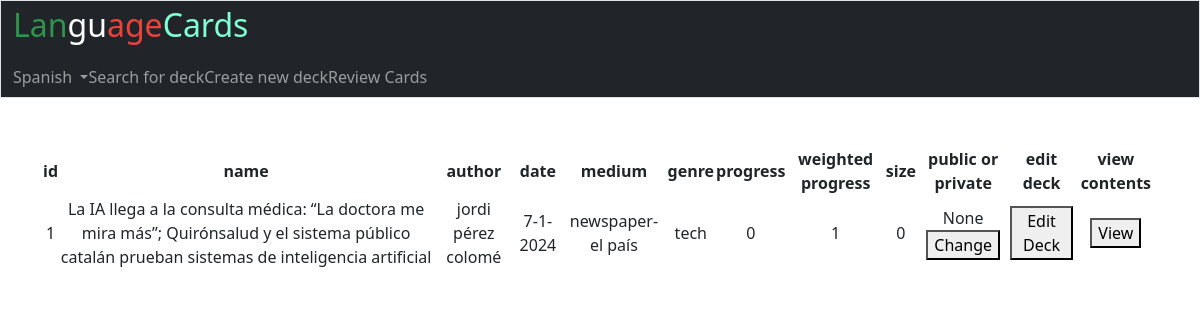
Page / (signed in) on the earlier database version.
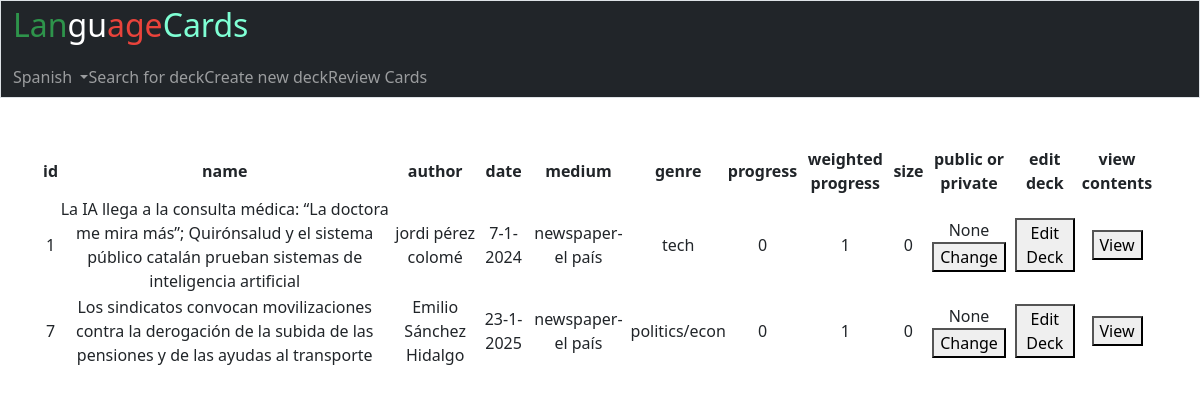
Same page on the later database version.
### tables this page shows
CREATE TABLE users_to_decks (
user_id INT, 
deck_id INT
, "progress"	INTEGER, "order"	INTEGER, "weighted"	INTEGER);

CREATE TABLE decks (deck_id INTEGER PRIMARY KEY, language TEXT, name TEXT, author TEXT, date TEXT,
medium TEXT, genre TEXT, size INTEGER, creator_id INTEGER, public TEXT);

### app.py (the view)
@app.route("/")
@login_required
def index():
    update()
    db.execute(
    """SELECT * FROM decks JOIN users_to_decks ON decks.deck_id = users_to_decks.deck_id
    WHERE user_id = ? AND decks.language = ?"""
    , (session["user_id"], session["language"]))
    decks = db.fetchall()
    for deck in decks:
        db.execute("""SELECT COUNT (*) FROM user_progress WHERE state = "learning" OR state = "learned" AND user_id = ?
        AND word_id IN (SELECT word_id FROM deck_contents WHERE deck_id = ?)""",
        (session["user_id"], deck[9]))
        known = db.fetchall()[0][0]
        db.execute("""SELECT SUM (frequency) FROM user_progress
        WHERE user_id = ? AND word_id IN
        (SELECT word_id FROM deck_contents WHERE deck_id = ?)""", (session["user_id"], deck[0]))
        frequency = db.fetchall()[0][0]
        if frequency is None:
            frequency = 1
        db.execute ("""SELECT SUM (frequency) FROM user_progress
        WHERE state = "learning" OR state = "learned" AND user_id = ? AND word_id IN
        (SELECT word_id FROM deck_contents WHERE deck_id = ?)""", (session["user_id"], deck[0]))
        weighted = db.fetchall()[0][0]
        if weighted is None:
            weighted = 1
        db.execute("""UPDATE users_to_decks SET progress = ?, weighted = ?
        WHERE deck_id = ? AND user_id = ?""", (known/deck[8], weighted/frequency,deck[0], session["user_id"]))
        con.commit()
    db.execute ("SELECT deck_order FROM users WHERE id = ?",(session["user_id"],))
    order = db.fetchall()[0][0]
    db.execute("SELECT * FROM decks JOIN users_to_decks ON decks.deck_id = users_to_decks.deck_id WHERE user_id = ? ORDER BY ?", (session["user_id"], order))
    display = db.fetchall()
    return render_template ("mainpage.html", display = display, user = session["user_id"])

### helpers.py (called while the page is built)
def login_required(f):
    @wraps(f)
    def decorated_function(*args, **kwargs):
        if session.get("user_id") is None:
            return redirect("/login")
        return f(*args, **kwargs)
    return decorated_function

def update():
    db.execute ("SELECT time FROM users WHERE id = ?", (session["user_id"],))
    try:
        last = date(db.fetchall()[0][0])
    except TypeError:
        last = 0
    session["datetime"] = datetime.now().timestamp()
    if last != date.today():
        for language in languages:
            session.update({f"{language}":{"new_seen":0, "reviewed":0}})
    db.execute("""SELECT COUNT (*) FROM user_progress
    WHERE due < ? AND user_id = ? AND word_id IN
    (SELECT id FROM words WHERE language = ?)"""
    , (session["datetime"], session["user_id"], session["language"]))
    session[session["language"]]["review_count"] = db.fetchall()
    db.execute("SELECT * FROM users WHERE id = ?", (session["user_id"],))
    session["new_cards"] = db.fetchall()[0][5]
    db.execute("""UPDATE users SET time = ? WHERE id = ?""", (session["datetime"], session["user_id"]))
    con.commit()

### templates/mainpage.html (shortened to what this page needs)
{% extends "layout.html" %}
{% block body %}
<table>
    <thead>
        <tr>
            <th>id</th>
            <th>name</th>
            <th>author</th>
            <th>date</th>
            <th>medium</th>
            <th>genre</th>
            <th>progress</th>
            <th>weighted progress</th>
            <th>size</th>
            <th>public or private</th>
            <th>edit deck</th>
            <th>view contents</th>
        </tr>
    </thead>
    <tbody>
        {% for row in display %}
        <tr>
            <td>{{ row.0 }}</td>
            <td>{{ row.2 }}</td>
            <td>{{ row.3 }} </td>
            <td>{{ row.4 }}</td>
            <td>{{ row.5 }}</td>
            <td>{{ row.6 }}</td>
            <td>{{ row.12 }}</td>
            <td>{{ row.14 }}</td>
            <td>{{ row.7 }}</td>
            <td>{{ row.9 }}
                {% if user == row.8 %}
                <form action="/change_status" method="post">
                    <button type="submit">Change</button>
                </form>
                {% endif %}
            </td>
            <td>
                <form action="edit_deck" method="post">
                    <button type="submit">Edit Deck</button>
                </form>
            </td>
            <td>
                <form action="view_deck" method="post">
                    <button type="submit">View</button>
                </form>
            </td>
            </tr>
        {% endfor %}
    </tbody>
</table>
{% endblock %}

### templates/layout.html (shortened to what this page needs)
<!DOCTYPE html>
<html lang="en">
    <head>
        <link href="https://cdn.jsdelivr.net/npm/bootstrap@5.3.3/dist/css/bootstrap.min.css" rel="stylesheet">
        <link href="/styles/styles.css" rel="stylesheet">
    </head>
    <body>
        <nav class="bg-dark border navbar-expand-md navbar-dark">
            <div class="container-fluid">
                <a class="navbar-brand" href="/"><span class="green">Lan</span><span class="white">gu</span><span class="red">age</span><span class="aqua">Cards</span></a>
                <div class="collapse navbar-collapse" id="navbar">
                     {% if session["user_id"] %}
                        <ul class="navbar-nav me-auto mt-2">
                            <li class="nav_item dropdown">
                                <a class="nav-link dropdown-toggle" href="#" id="navbarDropdown" role="button" data-toggle="dropdown" aria-haspopup="true" aria-expanded="false">
                                    {{ session["language"] }}
                                </a>
                            </li>
                            <li class="nav_item"><a class="nav-link" href="/search_decks">Search for deck</a></li>
                            <li class="nav_item"><a class="nav-link" href="/new_deck">Create new deck</a></li>
                            <li class="nav_item"><a class="nav-link" href="/review">Review Cards</a></li>
                        </ul>
                     {% else %}
                        <ul class="navbar-nav ms-auto mt-2">
                            <li class="nav-item"><a class="nav-link" href="/register">Register</a></li>
                            <li class="nav-item"><a class="nav-link" href="/login">Log In</a></li>
                        </ul>
                     {% endif %}
                </div>
            </div>
        </nav>
        <main class="container py-5 text-center">
            {% block body %}{% endblock %}
        </main>
    </body>
</html>

### styles/styles.css (style rules this page uses)
nav .navbar-brand { font-size: xx-large; }
nav .navbar-brand .red { color: #ea433b; }
nav .navbar-brand .green { color: #2e944b; }
nav .navbar-brand .white { color: #ffffff }
nav .navbar-brand .aqua { color:aquamarine }

Differences in the rows shown:
added users_to_decks: deck_id "7", name "Los sindicatos convocan movilizaciones contra la derogación de la subida de las pensiones y de las ayudas al transporte", author "Emilio Sánchez Hidalgo", date "23-1-2025", medium "newspaper- el país", genre "politics/econ", progress "0", weighted "1", size "0", row "None"
